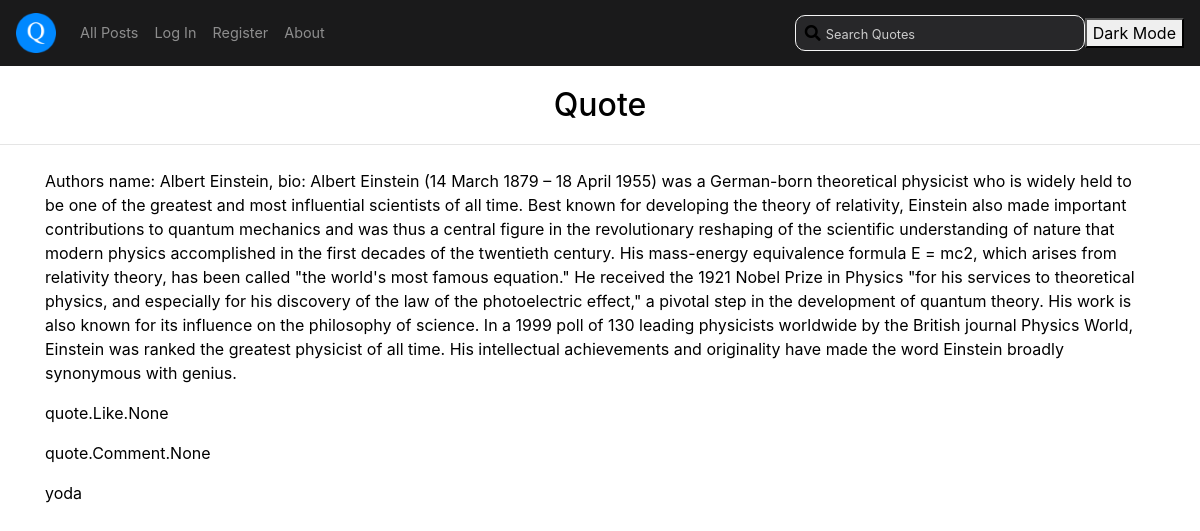
Screenshot of /quote/8 with the database file from the repository.
### quote/models.py (models this page shows, shortened)
class Quote(models.Model):
    text = models.TextField()
    author = models.ForeignKey(Author, on_delete=models.CASCADE, related_name='quotes')
    categories = models.ManyToManyField(Category, related_name='quotes')
    user = models.ForeignKey(User, on_delete=models.CASCADE, related_name='quotes')    # user that posted the quote
    timestamp = models.DateTimeField(auto_now_add=True)

class Author(models.Model):
    name = models.CharField(max_length=200)
    bio = models.TextField(blank=True)
    image = models.ImageField(upload_to='authors/', blank=True)
    def __str__(self):
        return f'Authors name: {self.name}, bio: {self.bio}'

class User(AbstractUser):
    pass

### quote/views.py (the view)
# urls.py: path('quote/<int:id>', views.quote, name='quote'),
def quote(request, id):
    quote = Quote.objects.get(id=id)
    comments = Comment.objects.filter(quote=quote)
    likes = Like.objects.filter(quote=quote)
    user = request.user
    return render(request, "quote/quote.html", {
        'quote': quote,
        'comments': comments,
        'likes': likes,
        'user': user,
    })

### quote/templates/quote/quote.html (shortened to what this page needs)
{% extends "quote/layout.html" %}
{% block body %}
    <h2>Quote</h2>
    <hr>
    <div class="container d-flex justify-content-between align-items-center">
        <div>
            <p>{{ quote.author }}</p>
            <p>{{ quote.likes }}</p>
            <p>{{ quote.comments }}</p>
            <p>{{ quote.user }}</p>
    </div>
{% endblock %}

### quote/static/quote/styles.css (style rules this page uses)
body { background-color: white; color: black; margin: 0; align-items: center; min-height: 100vh; width: 100%; }
h2 { margin: 20px 20px; text-align: center; }
.container { display: flex; flex-direction: column; justify-content: center; align-items: center; width: 100%; margin: 0 auto 20px auto; }

### rows the page displays
Quote: author "Authors name: Albert Einstein, bio: Albert Einstein (14 March 1879 – 18 April 1955) was a German-born theoretical physicist who is widely held to be one of the greatest and most influential scientists of all time. Best known for developing the theory of relativity, Einstein also made important contributions to quantum mechanics and was thus a central figure in the revolutionary reshaping of the scientific understanding of nature that modern physics accomplished in the first decades of the twentieth century. His mass-energy equivalence formula E = mc2, which arises from relativity theory, has been called \"the world's most famous equation.\" He received the 1921 Nobel Prize in Physics \"for his…", likes "quote.Like.None", comments "quote.Comment.None", user "yoda"
